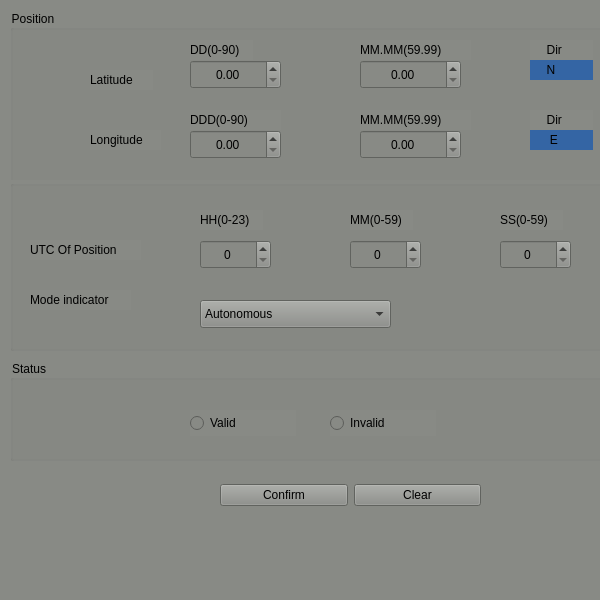
<?xml version="1.0" encoding="UTF-8"?>
<ui version="4.0">
 <class>GLL</class>
 <widget class="QFrame" name="GLL">
  <property name="geometry">
   <rect>
    <x>0</x>
    <y>0</y>
    <width>600</width>
    <height>600</height>
   </rect>
  </property>
  <property name="windowTitle">
   <string>Frame</string>
  </property>
  <property name="styleSheet">
   <string notr="true">background-color: rgb(136, 138, 133);</string>
  </property>
  <widget class="QGroupBox" name="groupBox">
   <property name="geometry">
    <rect>
     <x>10</x>
     <y>10</y>
     <width>601</width>
     <height>181</height>
    </rect>
   </property>
   <property name="title">
    <string>Position</string>
   </property>
   <widget class="QLabel" name="label_8">
    <property name="geometry">
     <rect>
      <x>520</x>
      <y>30</y>
      <width>63</width>
      <height>20</height>
     </rect>
    </property>
    <property name="text">
     <string>     Dir</string>
    </property>
   </widget>
   <widget class="QDoubleSpinBox" name="doubleSpinBox_4">
    <property name="geometry">
     <rect>
      <x>350</x>
      <y>120</y>
      <width>101</width>
      <height>29</height>
     </rect>
    </property>
    <property name="alignment">
     <set>Qt::AlignCenter</set>
    </property>
   </widget>
   <widget class="QLabel" name="label_6">
    <property name="geometry">
     <rect>
      <x>350</x>
      <y>30</y>
      <width>111</width>
      <height>20</height>
     </rect>
    </property>
    <property name="text">
     <string>MM.MM(59.99)</string>
    </property>
   </widget>
   <widget class="QLabel" name="label_9">
    <property name="geometry">
     <rect>
      <x>520</x>
      <y>100</y>
      <width>63</width>
      <height>20</height>
     </rect>
    </property>
    <property name="text">
     <string>     Dir</string>
    </property>
   </widget>
   <widget class="QLabel" name="label_11">
    <property name="geometry">
     <rect>
      <x>520</x>
      <y>50</y>
      <width>63</width>
      <height>20</height>
     </rect>
    </property>
    <property name="styleSheet">
     <string notr="true">background-color: rgb(52, 101, 164);</string>
    </property>
    <property name="text">
     <string>     N</string>
    </property>
   </widget>
   <widget class="QLabel" name="label_10">
    <property name="geometry">
     <rect>
      <x>520</x>
      <y>120</y>
      <width>63</width>
      <height>20</height>
     </rect>
    </property>
    <property name="styleSheet">
     <string notr="true">background-color: rgb(52, 101, 164);</string>
    </property>
    <property name="text">
     <string>      E</string>
    </property>
   </widget>
   <widget class="QLabel" name="label_3">
    <property name="geometry">
     <rect>
      <x>80</x>
      <y>120</y>
      <width>71</width>
      <height>20</height>
     </rect>
    </property>
    <property name="text">
     <string>Longitude</string>
    </property>
   </widget>
   <widget class="QLabel" name="label_2">
    <property name="geometry">
     <rect>
      <x>80</x>
      <y>60</y>
      <width>63</width>
      <height>20</height>
     </rect>
    </property>
    <property name="text">
     <string>Latitude</string>
    </property>
   </widget>
   <widget class="QLabel" name="label_5">
    <property name="geometry">
     <rect>
      <x>180</x>
      <y>100</y>
      <width>91</width>
      <height>20</height>
     </rect>
    </property>
    <property name="text">
     <string>DDD(0-90)</string>
    </property>
   </widget>
   <widget class="QDoubleSpinBox" name="doubleSpinBox_3">
    <property name="geometry">
     <rect>
      <x>350</x>
      <y>50</y>
      <width>101</width>
      <height>29</height>
     </rect>
    </property>
    <property name="alignment">
     <set>Qt::AlignCenter</set>
    </property>
   </widget>
   <widget class="QDoubleSpinBox" name="doubleSpinBox_2">
    <property name="geometry">
     <rect>
      <x>180</x>
      <y>120</y>
      <width>91</width>
      <height>29</height>
     </rect>
    </property>
    <property name="alignment">
     <set>Qt::AlignCenter</set>
    </property>
   </widget>
   <widget class="QLabel" name="label_7">
    <property name="geometry">
     <rect>
      <x>350</x>
      <y>100</y>
      <width>111</width>
      <height>20</height>
     </rect>
    </property>
    <property name="text">
     <string>MM.MM(59.99)</string>
    </property>
   </widget>
   <widget class="QDoubleSpinBox" name="doubleSpinBox">
    <property name="geometry">
     <rect>
      <x>180</x>
      <y>50</y>
      <width>91</width>
      <height>29</height>
     </rect>
    </property>
    <property name="alignment">
     <set>Qt::AlignCenter</set>
    </property>
   </widget>
   <widget class="QLabel" name="label_4">
    <property name="geometry">
     <rect>
      <x>180</x>
      <y>30</y>
      <width>63</width>
      <height>20</height>
     </rect>
    </property>
    <property name="text">
     <string>DD(0-90)</string>
    </property>
   </widget>
  </widget>
  <widget class="QGroupBox" name="groupBox_2">
   <property name="geometry">
    <rect>
     <x>10</x>
     <y>180</y>
     <width>601</width>
     <height>171</height>
    </rect>
   </property>
   <property name="title">
    <string/>
   </property>
   <widget class="QLabel" name="label">
    <property name="geometry">
     <rect>
      <x>20</x>
      <y>60</y>
      <width>111</width>
      <height>20</height>
     </rect>
    </property>
    <property name="text">
     <string>UTC Of Position</string>
    </property>
   </widget>
   <widget class="QLabel" name="label_12">
    <property name="geometry">
     <rect>
      <x>20</x>
      <y>110</y>
      <width>101</width>
      <height>20</height>
     </rect>
    </property>
    <property name="text">
     <string>Mode indicator</string>
    </property>
   </widget>
   <widget class="QSpinBox" name="spinBox">
    <property name="geometry">
     <rect>
      <x>190</x>
      <y>60</y>
      <width>71</width>
      <height>29</height>
     </rect>
    </property>
    <property name="alignment">
     <set>Qt::AlignCenter</set>
    </property>
   </widget>
   <widget class="QSpinBox" name="spinBox_2">
    <property name="geometry">
     <rect>
      <x>340</x>
      <y>60</y>
      <width>71</width>
      <height>29</height>
     </rect>
    </property>
    <property name="alignment">
     <set>Qt::AlignCenter</set>
    </property>
   </widget>
   <widget class="QSpinBox" name="spinBox_3">
    <property name="geometry">
     <rect>
      <x>490</x>
      <y>60</y>
      <width>71</width>
      <height>29</height>
     </rect>
    </property>
    <property name="alignment">
     <set>Qt::AlignCenter</set>
    </property>
   </widget>
   <widget class="QComboBox" name="comboBox">
    <property name="geometry">
     <rect>
      <x>190</x>
      <y>120</y>
      <width>191</width>
      <height>28</height>
     </rect>
    </property>
    <item>
     <property name="text">
      <string>Autonomous</string>
     </property>
    </item>
    <item>
     <property name="text">
      <string>Non-autonomous</string>
     </property>
    </item>
    <item>
     <property name="text">
      <string>Normal mode</string>
     </property>
    </item>
   </widget>
   <widget class="QLabel" name="label_15">
    <property name="geometry">
     <rect>
      <x>190</x>
      <y>30</y>
      <width>63</width>
      <height>20</height>
     </rect>
    </property>
    <property name="text">
     <string>HH(0-23)</string>
    </property>
   </widget>
   <widget class="QLabel" name="label_16">
    <property name="geometry">
     <rect>
      <x>340</x>
      <y>30</y>
      <width>63</width>
      <height>20</height>
     </rect>
    </property>
    <property name="text">
     <string>MM(0-59)</string>
    </property>
   </widget>
   <widget class="QLabel" name="label_17">
    <property name="geometry">
     <rect>
      <x>490</x>
      <y>30</y>
      <width>63</width>
      <height>20</height>
     </rect>
    </property>
    <property name="text">
     <string>SS(0-59)</string>
    </property>
   </widget>
  </widget>
  <widget class="QGroupBox" name="groupBox_3">
   <property name="geometry">
    <rect>
     <x>10</x>
     <y>360</y>
     <width>601</width>
     <height>101</height>
    </rect>
   </property>
   <property name="title">
    <string>Status</string>
   </property>
   <widget class="QRadioButton" name="radioButton">
    <property name="geometry">
     <rect>
      <x>180</x>
      <y>50</y>
      <width>106</width>
      <height>26</height>
     </rect>
    </property>
    <property name="text">
     <string>Valid</string>
    </property>
   </widget>
   <widget class="QRadioButton" name="radioButton_2">
    <property name="geometry">
     <rect>
      <x>320</x>
      <y>50</y>
      <width>106</width>
      <height>26</height>
     </rect>
    </property>
    <property name="text">
     <string>Invalid</string>
    </property>
   </widget>
  </widget>
  <widget class="QWidget" name="layoutWidget">
   <property name="geometry">
    <rect>
     <x>220</x>
     <y>480</y>
     <width>261</width>
     <height>30</height>
    </rect>
   </property>
   <layout class="QHBoxLayout" name="horizontalLayout">
    <item>
     <widget class="QPushButton" name="pushButton">
      <property name="text">
       <string>Confirm</string>
      </property>
     </widget>
    </item>
    <item>
     <widget class="QPushButton" name="pushButton_2">
      <property name="text">
       <string>Clear</string>
      </property>
     </widget>
    </item>
   </layout>
  </widget>
 </widget>
 <resources/>
 <connections/>
</ui>
